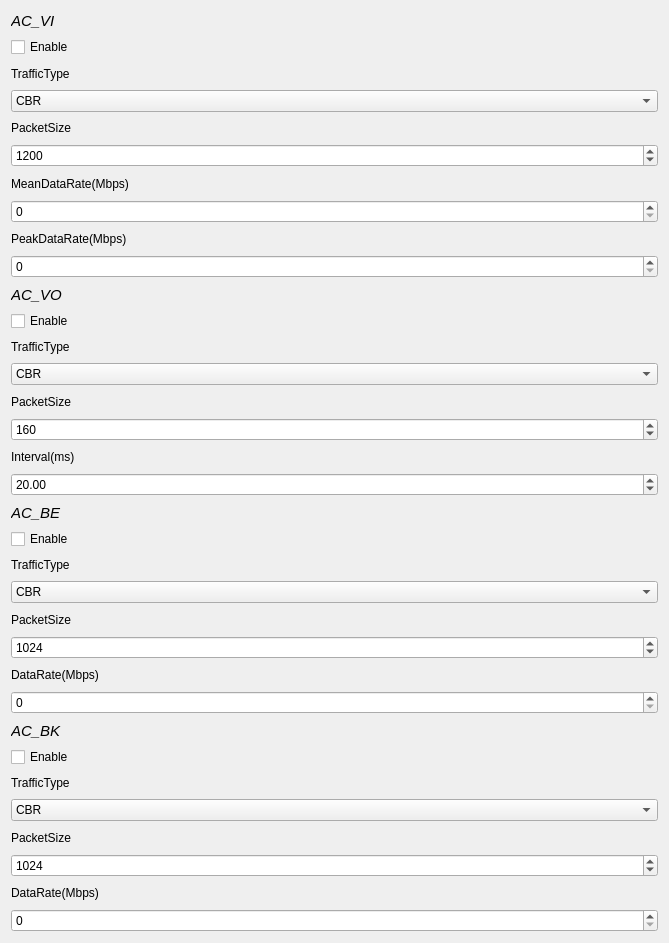
         <widget class="QWidget" name="scrollAreaWidgetContents">
          <property name="geometry">
           <rect>
            <x>0</x>
            <y>0</y>
            <width>669</width>
            <height>943</height>
           </rect>
          </property>
          <layout class="QVBoxLayout" name="verticalLayout">
           <item>
            <widget class="QLabel" name="label_39">
             <property name="font">
              <font>
               <pointsize>11</pointsize>
               <italic>true</italic>
               <bold>false</bold>
              </font>
             </property>
             <property name="text">
              <string>AC_VI</string>
             </property>
            </widget>
           </item>
           <item>
            <widget class="QCheckBox" name="checkBox_8">
             <property name="text">
              <string>Enable</string>
             </property>
            </widget>
           </item>
           <item>
            <widget class="QLabel" name="label_40">
             <property name="text">
              <string>TrafficType</string>
             </property>
            </widget>
           </item>
           <item>
            <widget class="QComboBox" name="comboBox_11">
             <item>
              <property name="text">
               <string>CBR</string>
              </property>
             </item>
             <item>
              <property name="text">
               <string>VBR</string>
              </property>
             </item>
             <item>
              <property name="text">
               <string>OnOff</string>
              </property>
             </item>
             <item>
              <property name="text">
               <string>Poisson</string>
              </property>
             </item>
             <item>
              <property name="text">
               <string>Bulk/FTP</string>
              </property>
             </item>
             <item>
              <property name="text">
               <string/>
              </property>
             </item>
            </widget>
           </item>
           <item>
            <widget class="QLabel" name="label_41">
             <property name="text">
              <string>PacketSize</string>
             </property>
            </widget>
           </item>
           <item>
            <widget class="QSpinBox" name="spinBox_22">
             <property name="maximum">
              <number>2048</number>
             </property>
             <property name="value">
              <number>1200</number>
             </property>
            </widget>
           </item>
           <item>
            <widget class="QLabel" name="label_42">
             <property name="text">
              <string>MeanDataRate(Mbps)</string>
             </property>
            </widget>
           </item>
           <item>
            <widget class="QSpinBox" name="spinBox_23">
             <property name="maximum">
              <number>2048</number>
             </property>
             <property name="value">
              <number>0</number>
             </property>
            </widget>
           </item>
           <item>
            <widget class="QLabel" name="label_43">
             <property name="text">
              <string>PeakDataRate(Mbps)</string>
             </property>
            </widget>
           </item>
           <item>
            <widget class="QSpinBox" name="spinBox_24">
             <property name="maximum">
              <number>2048</number>
             </property>
             <property name="value">
              <number>0</number>
             </property>
            </widget>
           </item>
           <item>
            <widget class="QLabel" name="label_44">
             <property name="font">
              <font>
               <pointsize>11</pointsize>
               <italic>true</italic>
               <bold>false</bold>
              </font>
             </property>
             <property name="text">
              <string>AC_VO</string>
             </property>
            </widget>
           </item>
           <item>
            <widget class="QCheckBox" name="checkBox_9">
             <property name="text">
              <string>Enable</string>
             </property>
            </widget>
           </item>
           <item>
            <widget class="QLabel" name="label_45">
             <property name="text">
              <string>TrafficType</string>
             </property>
            </widget>
           </item>
           <item>
            <widget class="QComboBox" name="comboBox_12">
             <item>
              <property name="text">
               <string>CBR</string>
              </property>
             </item>
             <item>
              <property name="text">
               <string>VBR</string>
              </property>
             </item>
             <item>
              <property name="text">
               <string>OnOff</string>
              </property>
             </item>
             <item>
              <property name="text">
               <string>Poisson</string>
              </property>
             </item>
             <item>
              <property name="text">
               <string>Bulk/FTP</string>
              </property>
             </item>
             <item>
              <property name="text">
               <string/>
              </property>
             </item>
            </widget>
           </item>
           <item>
            <widget class="QLabel" name="label_46">
             <property name="text">
              <string>PacketSize</string>
             </property>
            </widget>
           </item>
           <item>
            <widget class="QSpinBox" name="spinBox_25">
             <property name="maximum">
              <number>2048</number>
             </property>
             <property name="value">
              <number>160</number>
             </property>
            </widget>
           </item>
           <item>
            <widget class="QLabel" name="label_47">
             <property name="text">
              <string>Interval(ms)</string>
             </property>
            </widget>
           </item>
           <item>
            <widget class="QDoubleSpinBox" name="doubleSpinBox_21">
             <property name="value">
              <double>20.000000000000000</double>
             </property>
            </widget>
           </item>
           <item>
            <widget class="QLabel" name="label_49">
             <property name="font">
              <font>
               <pointsize>11</pointsize>
               <italic>true</italic>
               <bold>false</bold>
              </font>
             </property>
             <property name="text">
              <string>AC_BE</string>
             </property>
            </widget>
           </item>
           <item>
            <widget class="QCheckBox" name="checkBox_10">
             <property name="text">
              <string>Enable</string>
             </property>
            </widget>
           </item>
           <item>
            <widget class="QLabel" name="label_50">
             <property name="text">
              <string>TrafficType</string>
             </property>
            </widget>
           </item>
           <item>
            <widget class="QComboBox" name="comboBox_13">
             <item>
              <property name="text">
               <string>CBR</string>
              </property>
             </item>
             <item>
              <property name="text">
               <string>VBR</string>
              </property>
             </item>
             <item>
              <property name="text">
               <string>OnOff</string>
              </property>
             </item>
             <item>
              <property name="text">
               <string>Poisson</string>
              </property>
             </item>
             <item>
              <property name="text">
               <string>Bulk/FTP</string>
              </property>
             </item>
             <item>
              <property name="text">
               <string/>
              </property>
             </item>
            </widget>
           </item>
           <item>
            <widget class="QLabel" name="label_51">
             <property name="text">
              <string>PacketSize</string>
             </property>
            </widget>
           </item>
           <item>
            <widget class="QSpinBox" name="spinBox_26">
             <property name="maximum">
              <number>2048</number>
             </property>
             <property name="value">
              <number>1024</number>
             </property>
            </widget>
           </item>
           <item>
            <widget class="QLabel" name="label_52">
             <property name="text">
              <string>DataRate(Mbps)</string>
             </property>
            </widget>
           </item>
           <item>
            <widget class="QSpinBox" name="spinBox_27">
             <property name="maximum">
              <number>2048</number>
             </property>
             <property name="value">
              <number>0</number>
             </property>
            </widget>
           </item>
           <item>
            <widget class="QLabel" name="label_53">
             <property name="font">
              <font>
               <pointsize>11</pointsize>
               <italic>true</italic>
               <bold>false</bold>
              </font>
             </property>
             <property name="text">
              <string>AC_BK</string>
             </property>
            </widget>
           </item>
           <item>
            <widget class="QCheckBox" name="checkBox_11">
             <property name="text">
              <string>Enable</string>
             </property>
            </widget>
           </item>
           <item>
            <widget class="QLabel" name="label_54">
             <property name="text">
              <string>TrafficType</string>
             </property>
            </widget>
           </item>
           <item>
            <widget class="QComboBox" name="comboBox_14">
             <item>
              <property name="text">
               <string>CBR</string>
              </property>
             </item>
             <item>
              <property name="text">
               <string>VBR</string>
              </property>
             </item>
             <item>
              <property name="text">
               <string>OnOff</string>
              </property>
             </item>
             <item>
              <property name="text">
               <string>Poisson</string>
              </property>
             </item>
             <item>
              <property name="text">
               <string>Bulk/FTP</string>
              </property>
             </item>
             <item>
              <property name="text">
               <string/>
              </property>
             </item>
            </widget>
           </item>
           <item>
            <widget class="QLabel" name="label_55">
             <property name="text">
              <string>PacketSize</string>
             </property>
            </widget>
           </item>
           <item>
            <widget class="QSpinBox" name="spinBox_28">
             <property name="maximum">
              <number>2048</number>
             </property>
             <property name="value">
              <number>1024</number>
             </property>
            </widget>
           </item>
           <item>
            <widget class="QLabel" name="label_56">
             <property name="text">
              <string>DataRate(Mbps)</string>
             </property>
            </widget>
           </item>
           <item>
            <widget class="QSpinBox" name="spinBox_29">
             <property name="maximum">
              <number>2048</number>
             </property>
             <property name="value">
              <number>0</number>
             </property>
            </widget>
           </item>
          </layout>
         </widget>
